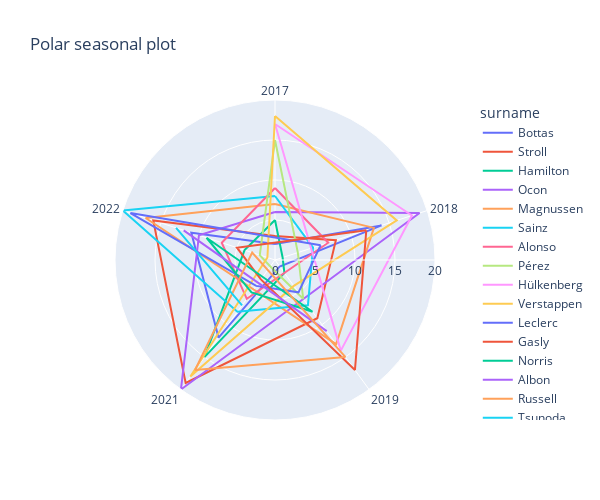

The cell this chart's notebook holds for it:
### Markdown cell above
- Column Description

    I. Polar Plot Rationale 

    Initiating from the grid position (var grid_position)is vital on tracks where surpassing competitors is challenging, as it provides the benefit of being a few meters in front and on the standard racecourse, which is typically cleaner and offers better traction. The subsequent chart illustrates the relationship between commencing in the grid position and securing victory in several of the most renowned racing circuits(var circuitId).



    II. Polar Plot Analysis 

    In this polar plot, the radius(r) represents the grid position the player is in in the years they participated, and the circle consists of 5 points representing the year the race was held. The closer to the center of the circle, the better the grid position is which potentially helps with the driver’s performance as mentioned above. Taking a look at Hamilton, he was in 4 races and has grid position in front except in 2021.

### Code cell
fig = px.line_polar(results_Baku ,r='positionOrder', theta= 'year_str', 
                    color = 'surname', line_close=True, 
                    title='Polar seasonal plot',
                    width=600, height=500)
fig.show()

### Figure 1 — Plotly figure (JSON) as saved in the notebook; plotly's stock layout.template omitted (floating-point values rounded to 4 significant figures)
{"data": [{"hovertemplate": "surname=Bottas<br>positionOrder=%{r}<br>year_str=%{theta}<extra></extra>", "legendgroup": "Bottas", "line": {"color": "#636efa", "dash": "solid"}, "marker": {"symbol": "circle"}, "mode": "lines", "name": "Bottas", "r": [2, 14, 1, 12, 11, 2], "showlegend": true, "subplot": "polar", "theta": ["2017", "2018", "2019", "2021", "2022", "2017"], "type": "scatterpolar"}, {"hovertemplate": "surname=Stroll<br>positionOrder=%{r}<br>year_str=%{theta}<extra></extra>", "legendgroup": "Stroll", "line": {"color": "#EF553B", "dash": "solid"}, "marker": {"symbol": "circle"}, "mode": "lines", "name": "Stroll", "r": [3, 8, 9, 19, 16, 3], "showlegend": true, "subplot": "polar", "theta": ["2017", "2018", "2019", "2021", "2022", "2017"], "type": "scatterpolar"}, {"hovertemplate": "surname=Hamilton<br>positionOrder=%{r}<br>year_str=%{theta}<extra></extra>", "legendgroup": "Hamilton", "line": {"color": "#00cc96", "dash": "solid"}, "marker": {"symbol": "circle"}, "mode": "lines", "name": "Hamilton", "r": [5, 1, 2, 15, 4, 5], "showlegend": true, "subplot": "polar", "theta": ["2017", "2018", "2019", "2021", "2022", "2017"], "type": "scatterpolar"}, {"hovertemplate": "surname=Ocon<br>positionOrder=%{r}<br>year_str=%{theta}<extra></extra>", "legendgroup": "Ocon", "line": {"color": "#ab63fa", "dash": "solid"}, "marker": {"symbol": "circle"}, "mode": "lines", "name": "Ocon", "r": [6, 19, 20, 10, 6], "showlegend": true, "subplot": "polar", "theta": ["2017", "2018", "2021", "2022", "2017"], "type": "scatterpolar"}, {"hovertemplate": "surname=Magnussen<br>positionOrder=%{r}<br>year_str=%{theta}<extra></extra>", "legendgroup": "Magnussen", "line": {"color": "#FFA15A", "dash": "solid"}, "marker": {"symbol": "circle"}, "mode": "lines", "name": "Magnussen", "r": [7, 13, 13, 17, 7], "showlegend": true, "subplot": "polar", "theta": ["2017", "2018", "2019", "2022", "2017"], "type": "scatterpolar"}, {"hovertemplate": "surname=Sainz<br>positionOrder=%{r}<br>year_str=%{theta}<extra></extra>", "legendgroup": "Sainz", "line": {"color": "#19d3f3", "dash": "solid"}, "marker": {"symbol": "circle"}, "mode": "lines", "name": "Sainz", "r": [8, 5, 7, 8, 20, 8], "showlegend": true, "subplot": "polar", "theta": ["2017", "2018", "2019", "2021", "2022", "2017"], "type": "scatterpolar"}, {"hovertemplate": "surname=Alonso<br>positionOrder=%{r}<br>year_str=%{theta}<extra></extra>", "legendgroup": "Alonso", "line": {"color": "#FF6692", "dash": "solid"}, "marker": {"symbol": "circle"}, "mode": "lines", "name": "Alonso", "r": [9, 7, 6, 7, 9], "showlegend": true, "subplot": "polar", "theta": ["2017", "2018", "2021", "2022", "2017"], "type": "scatterpolar"}, {"hovertemplate": "surname=Pérez<br>positionOrder=%{r}<br>year_str=%{theta}<extra></extra>", "legendgroup": "Pérez", "line": {"color": "#B6E880", "dash": "solid"}, "marker": {"symbol": "circle"}, "mode": "lines", "name": "Pérez", "r": [15, 3, 6, 1, 2, 15], "showlegend": true, "subplot": "polar", "theta": ["2017", "2018", "2019", "2021", "2022", "2017"], "type": "scatterpolar"}, {"hovertemplate": "surname=Hülkenberg<br>positionOrder=%{r}<br>year_str=%{theta}<extra></extra>", "legendgroup": "Hülkenberg", "line": {"color": "#FF97FF", "dash": "solid"}, "marker": {"symbol": "circle"}, "mode": "lines", "name": "Hülkenberg", "r": [17, 18, 14, 17], "showlegend": true, "subplot": "polar", "theta": ["2017", "2018", "2019", "2017"], "type": "scatterpolar"}, {"hovertemplate": "surname=Verstappen<br>positionOrder=%{r}<br>year_str=%{theta}<extra></extra>", "legendgroup": "Verstappen", "line": {"color": "#FECB52", "dash": "solid"}, "marker": {"symbol": "circle"}, "mode": "lines", "name": "Verstappen", "r": [18, 16, 4, 18, 1, 18], "showlegend": true, "subplot": "polar", "theta": ["2017", "2018", "2019", "2021", "2022", "2017"], "type": "scatterpolar"}, {"hovertemplate": "surname=Leclerc<br>positionOrder=%{r}<br>year_str=%{theta}<extra></extra>", "legendgroup": "Leclerc", "line": {"color": "#636efa", "dash": "solid"}, "marker": {"symbol": "circle"}, "mode": "lines", "name": "Leclerc", "r": [6, 5, 4, 19, 6], "showlegend": true, "subplot": "polar", "theta": ["2018", "2019", "2021", "2022", "2018"], "type": "scatterpolar"}, {"hovertemplate": "surname=Gasly<br>positionOrder=%{r}<br>year_str=%{theta}<extra></extra>", "legendgroup": "Gasly", "line": {"color": "#EF553B", "dash": "solid"}, "marker": {"symbol": "circle"}, "mode": "lines", "name": "Gasly", "r": [12, 17, 3, 5, 12], "showlegend": true, "subplot": "polar", "theta": ["2018", "2019", "2021", "2022", "2018"], "type": "scatterpolar"}, {"hovertemplate": "surname=Norris<br>positionOrder=%{r}<br>year_str=%{theta}<extra></extra>", "legendgroup": "Norris", "line": {"color": "#00cc96", "dash": "solid"}, "marker": {"symbol": "circle"}, "mode": "lines", "name": "Norris", "r": [8, 5, 9, 8], "showlegend": true, "subplot": "polar", "theta": ["2019", "2021", "2022", "2019"], "type": "scatterpolar"}, {"hovertemplate": "surname=Albon<br>positionOrder=%{r}<br>year_str=%{theta}<extra></extra>", "legendgroup": "Albon", "line": {"color": "#ab63fa", "dash": "solid"}, "marker": {"symbol": "circle"}, "mode": "lines", "name": "Albon", "r": [11, 12, 11], "showlegend": true, "subplot": "polar", "theta": ["2019", "2022", "2019"], "type": "scatterpolar"}, {"hovertemplate": "surname=Russell<br>positionOrder=%{r}<br>year_str=%{theta}<extra></extra>", "legendgroup": "Russell", "line": {"color": "#FFA15A", "dash": "solid"}, "marker": {"symbol": "circle"}, "mode": "lines", "name": "Russell", "r": [15, 17, 3, 15], "showlegend": true, "subplot": "polar", "theta": ["2019", "2021", "2022", "2019"], "type": "scatterpolar"}, {"hovertemplate": "surname=Tsunoda<br>positionOrder=%{r}<br>year_str=%{theta}<extra></extra>", "legendgroup": "Tsunoda", "line": {"color": "#19d3f3", "dash": "solid"}, "marker": {"symbol": "circle"}, "mode": "lines", "name": "Tsunoda", "r": [7, 13, 7], "showlegend": true, "subplot": "polar", "theta": ["2021", "2022", "2021"], "type": "scatterpolar"}, {"hovertemplate": "surname=Zhou<br>positionOrder=%{r}<br>year_str=%{theta}<extra></extra>", "legendgroup": "Zhou", "line": {"color": "#FF6692", "dash": "solid"}, "marker": {"symbol": "circle"}, "mode": "lines", "name": "Zhou", "r": [18, 18], "showlegend": true, "subplot": "polar", "theta": ["2022", "2022"], "type": "scatterpolar"}], "layout": {"height": 500, "legend": {"title": {"text": "surname"}, "tracegroupgap": 0}, "polar": {"angularaxis": {"direction": "clockwise", "rotation": 90}, "domain": {"x": [0, 1], "y": [0, 1]}}, "title": {"text": "Polar seasonal plot"}, "width": 600}}
